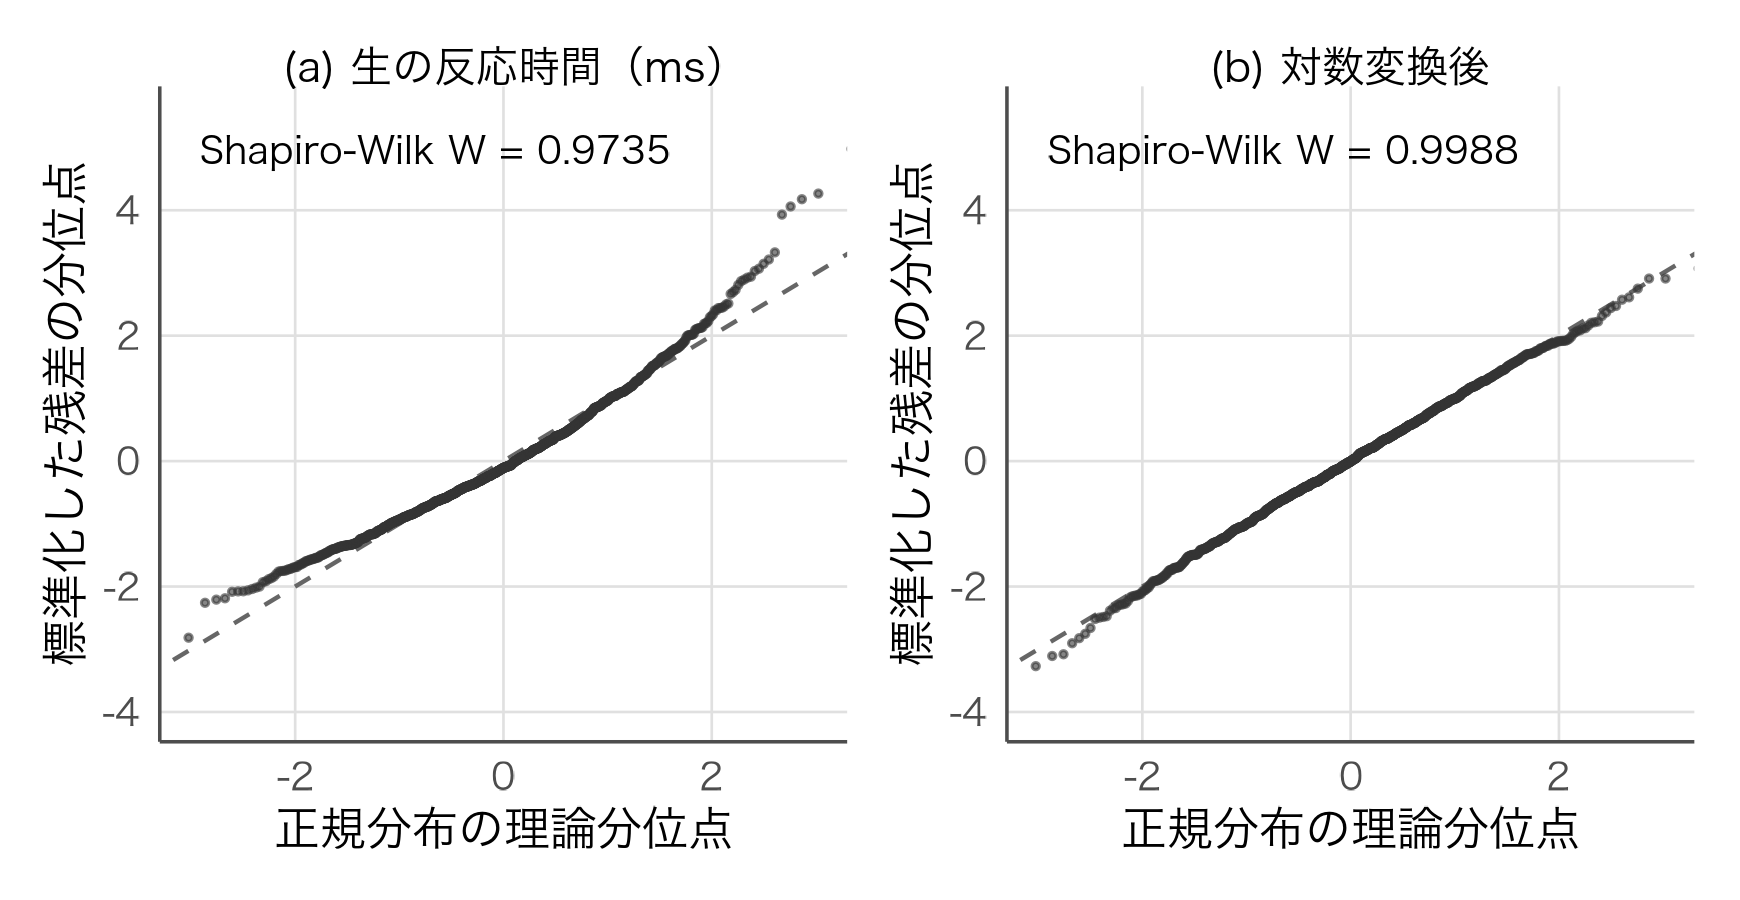

Write the R code that produced this figure.
# 図11-3：反応時間の対数変換前後の残差。データ・モデルは第11章11.4節のコード（seed 21）と同一。
suppressPackageStartupMessages({library(tidyverse); library(lme4); library(lmerTest); library(patchwork)})
source("figures/style.R")
set.seed(21)
n_subj <- 30; n_item <- 40
rt <- expand_grid(subj = sprintf("S%02d", 1:n_subj), item = sprintf("I%02d", 1:n_item)) %>%
  mutate(cond = rep(c("easy", "hard"), length.out = n()),
         mu = 6.2 + if_else(cond == "hard", 0.15, 0) + rnorm(n_subj, 0, 0.18)[as.integer(factor(subj))] +
           rnorm(n_item, 0, 0.08)[as.integer(factor(item))],
         RT = exp(mu + rnorm(n(), 0, 0.25)))
m_raw <- lmer(RT ~ cond + (1 | subj) + (1 | item), data = rt)
m_log <- lmer(log(RT) ~ cond + (1 | subj) + (1 | item), data = rt)
w_raw <- shapiro.test(resid(m_raw))$statistic; w_log <- shapiro.test(resid(m_log))$statistic
cat("W raw:", round(w_raw, 4), " W log:", round(w_log, 4), "\n")
stopifnot(round(w_raw, 4) == 0.9735, round(w_log, 4) == 0.9988)
qq <- function(r, lab, w) {
  z <- (r - mean(r)) / sd(r); d <- tibble(th = qnorm(ppoints(length(z))), z = sort(z))
  ggplot(d, aes(th, z)) + geom_abline(slope = 1, intercept = 0, colour = "grey40", linetype = "dashed", linewidth = 0.5) +
    geom_point(size = 0.5, colour = "grey20", alpha = 0.6) +
    annotate("text", x = -2.9, y = 5.2, hjust = 0, vjust = 1, size = 3.2, family = "hira", label = sprintf("Shapiro-Wilk W = %.4f", w)) +
    coord_cartesian(xlim = c(-3, 3), ylim = c(-4, 5.5)) +
    labs(title = NULL, x = "正規分布の理論分位点", y = "標準化した残差の分位点") + ggtitle(lab) +
    theme(plot.title = element_text(family = "hira", size = 10, face = "plain"))
}
p <- (qq(resid(m_raw), "(a) 生の反応時間（ms）", w_raw) | qq(resid(m_log), "(b) 対数変換後", w_log))
save_fig(p, "ch11_rt_log", w = 5.8, h = 3.0)
